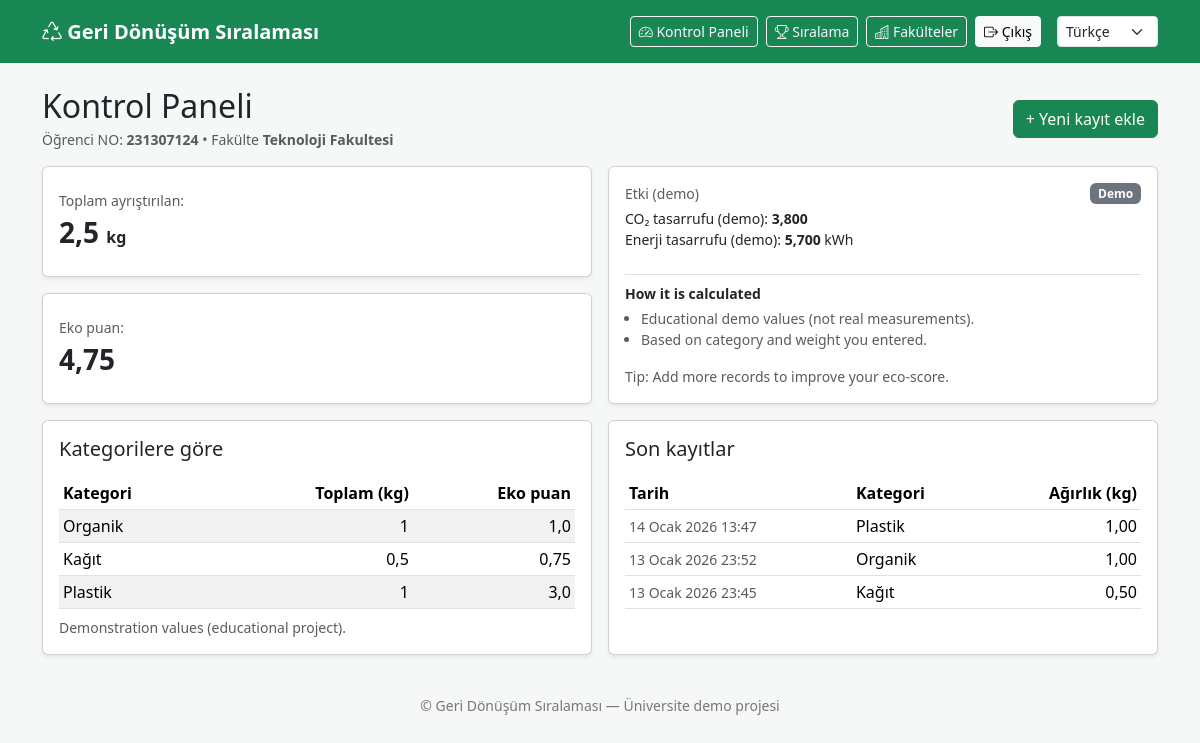
/dashboard/ (signed in), run on an earlier commit of the app's database.
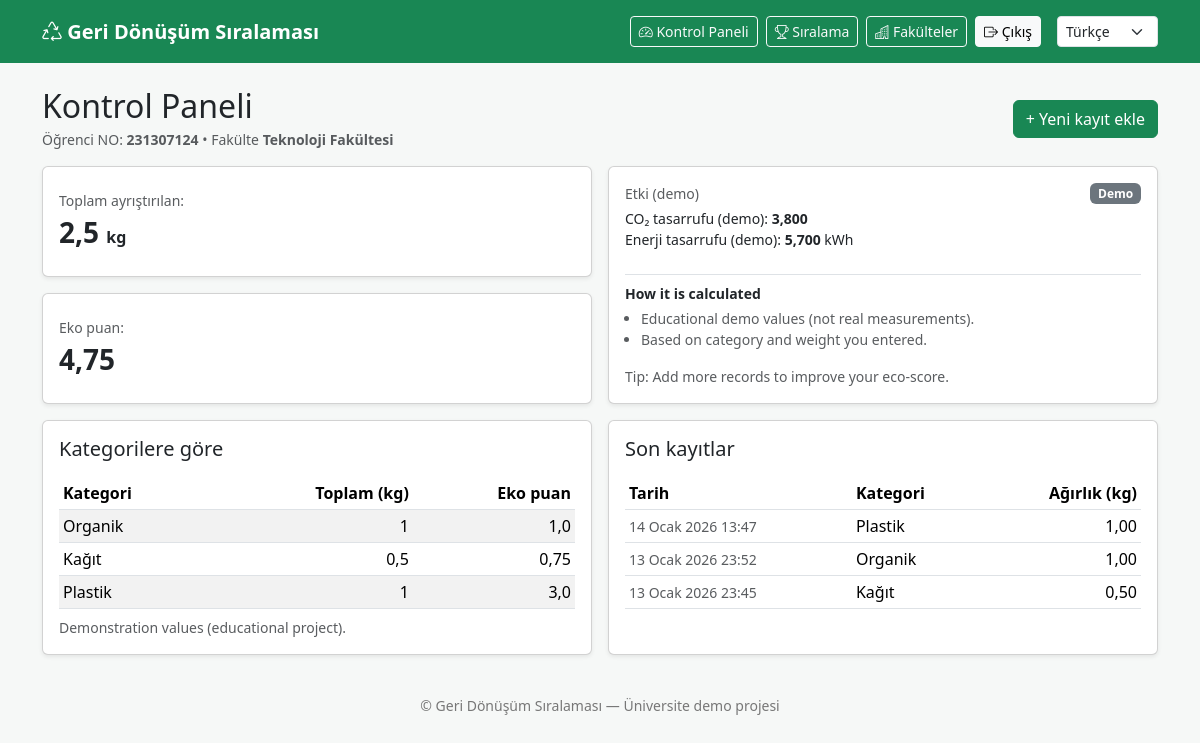
And on a later commit of the database.
### core/models.py (models this page shows, shortened)
class Profile(models.Model):
    user = models.OneToOneField(settings.AUTH_USER_MODEL, on_delete=models.CASCADE)
    student_id = models.CharField(max_length=32, unique=True)
    faculty = models.ForeignKey(Faculty, on_delete=models.PROTECT, related_name="students")

class Faculty(models.Model):
    name = models.CharField(max_length=120, unique=True)

### core/views.py (the view)
# urls.py: path("dashboard/", dashboard_view, name="dashboard"),
@login_required
def dashboard_view(request):
    profile = Profile.objects.select_related("faculty").get(user=request.user)
    qs = WasteEntry.objects.filter(user=request.user)
    total_kg = qs.aggregate(total=Sum("weight_kg"))["total"] or 0
    by_cat = (
        qs.values("category")
        .annotate(total=Sum("weight_kg"))
        .order_by("category")
    )
    choices_map = dict(WasteEntry.CATEGORY_CHOICES)
    eco_score = 0
    per_cat = []
    for row in by_cat:
        cat = row["category"]  # например "paper"
        kg = row["total"] or 0
        score = kg * coef(cat)
        eco_score += score
        per_cat.append({
            "category": cat,
            "category_label": choices_map.get(cat, cat),  # будет "Paper/Kağıt/Бумага"
            "kg": kg,
            "score": score
        })
    from decimal import Decimal
    co2_saved = eco_score * Decimal("0.8")
    energy_saved = eco_score * Decimal("1.2")
    entries = qs.order_by("-created_at")[:20]
    return render(
        request,
        "core/dashboard.html",
        {
            "profile": profile,
            "entries": entries,
            "total_kg": total_kg,
            "eco_score": eco_score,
            "co2_saved": co2_saved,
            "energy_saved": energy_saved,
            "per_cat": per_cat,
        },
    )

### core/services.py (called while the page is built)
def coef(category: str) -> Decimal:
    return COEFFICIENTS.get(category, Decimal("1.0"))

### core/templates/core/dashboard.html (shortened to what the changed rows need)
{% extends "core/base.html" %}
{% load i18n %}
{% block content %}
<div class="d-flex flex-wrap justify-content-between align-items-center gap-2 mb-3">
  <div>
    <h2 class="mb-1">{% trans "Dashboard" %}</h2>
    <div class="text-muted small">
      {% trans "Student ID:" %} <b>{{ profile.student_id }}</b> •
      {% trans "Faculty:" %} <b>{{ profile.faculty.name }}</b>
    </div>
  </div>
</div>
<div class="row g-3 align-items-stretch">
  <div class="col-lg-6 d-flex">
    <div class="card shadow-sm w-100">
      <div class="card-body d-flex flex-column">
        <div class="table-responsive flex-grow-1">
          <table class="table table-sm table-striped align-middle mb-0">
            <thead>
              <tr>
                <th>{% trans "Category" %}</th>
                <th class="text-end">{% trans "Total (kg)" %}</th>
                <th class="text-end">{% trans "Eco-score" %}</th>
              </tr>
            </thead>
          </table>
        </div>
      </div>
    </div>
  </div>
  <div class="col-lg-6 d-flex">
    <div class="card shadow-sm w-100">
      <div class="card-body d-flex flex-column">
        <div class="table-responsive flex-grow-1">
          <table class="table table-sm table-hover align-middle mb-0">
            <thead>
              <tr>
                <th>{% trans "Date" %}</th>
                <th>{% trans "Category" %}</th>
                <th class="text-end">{% trans "Weight (kg)" %}</th>
              </tr>
            </thead>
          </table>
        </div>
      </div>
    </div>
  </div>
</div>
{% endblock %}

What changed in the data, as far as the page shows it:
changed through a linked row, Profile: faculty.name "Teknoloji Fakultesi" → "Teknoloji Fakültesi"
